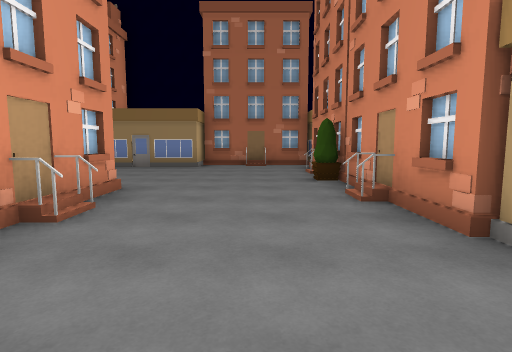
[1] (above)

23 first-person views from a walk through a Unity game level. The camera is 1.4 m above the floor, tilts 6° down and sees 80° across. The floor is counted in squares, 2 m on a side. Each view is taken from the middle of a square. On the plan, view 1 faces up. The plan holds only what a view shows up to about 10 squares ahead; the rest is blank. The player character is not drawn.

[2]
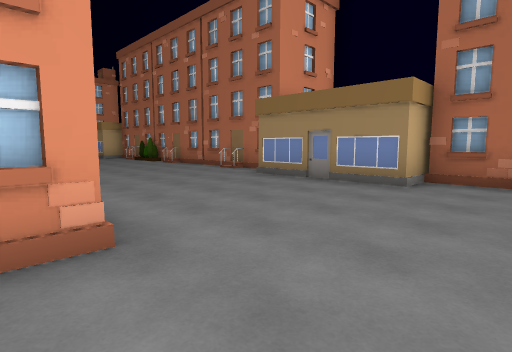

[3]
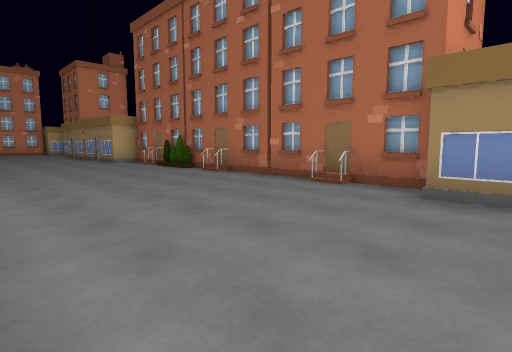

[4]
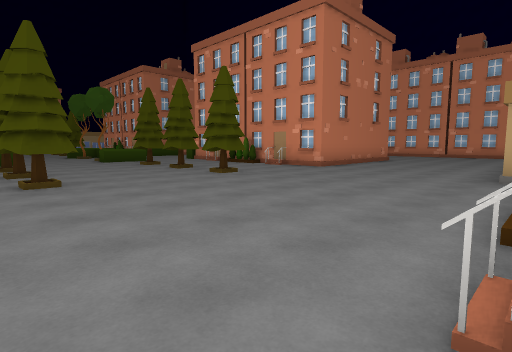

[5]
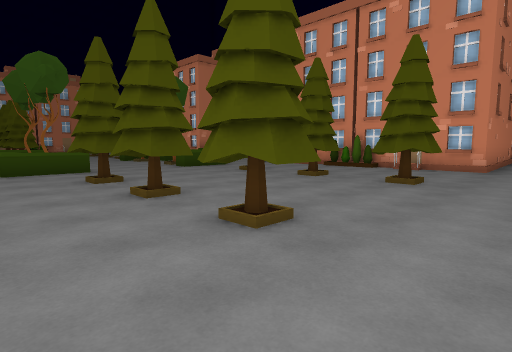

[6]
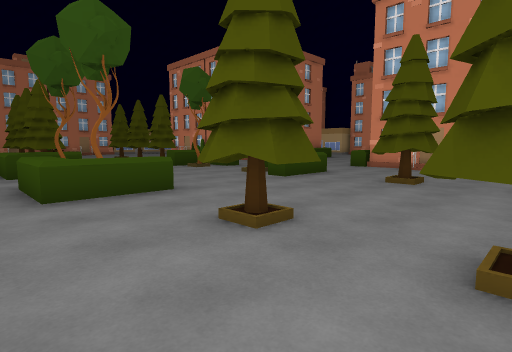

[7]
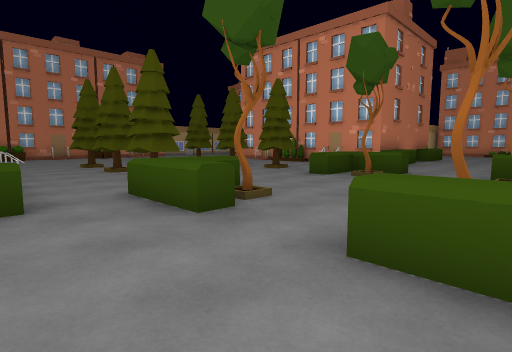

[8]
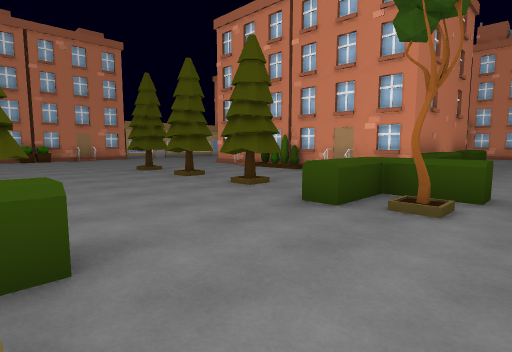

[9]
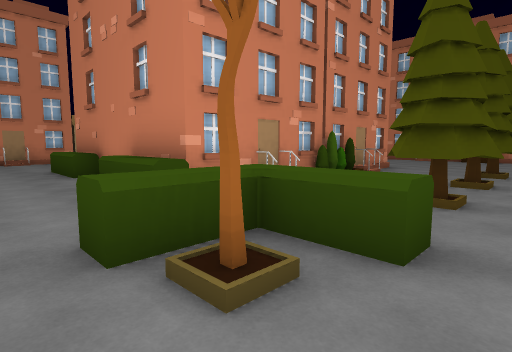

[10]
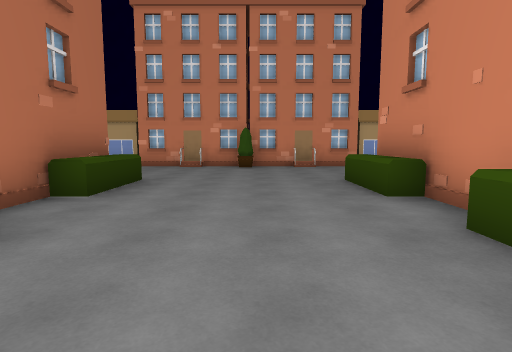

[11]
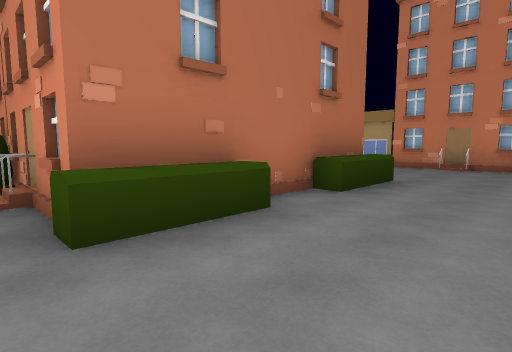

[12]
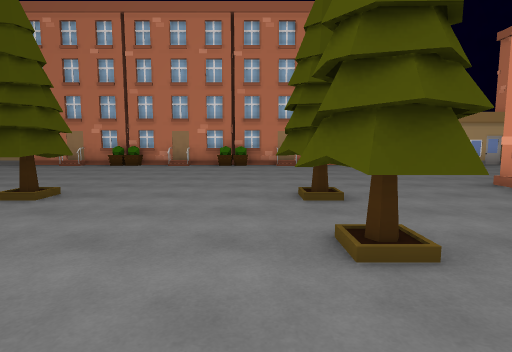

[13]
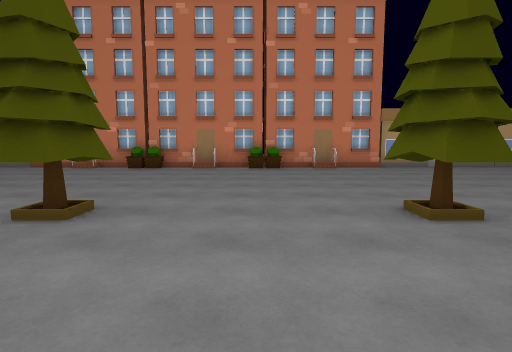

[14]
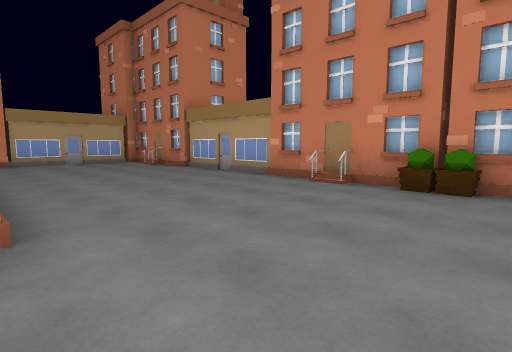

[15]
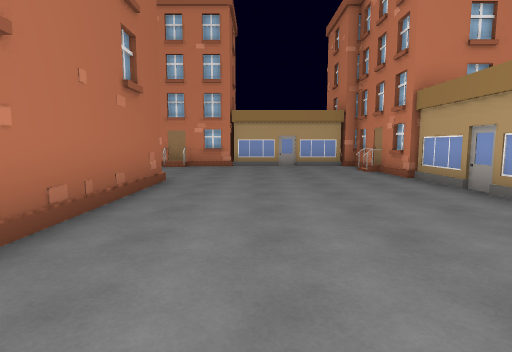

[16]
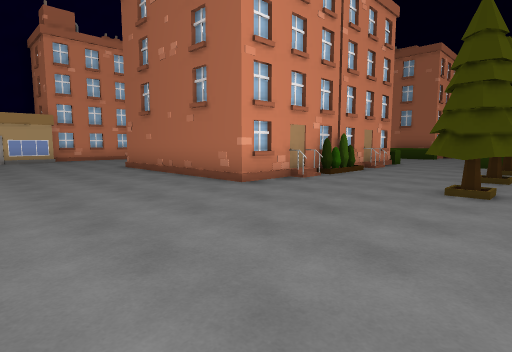

[17]
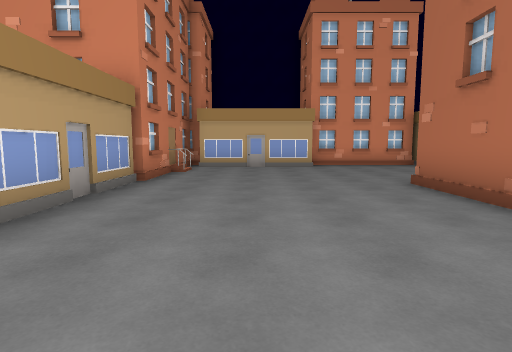

[18]
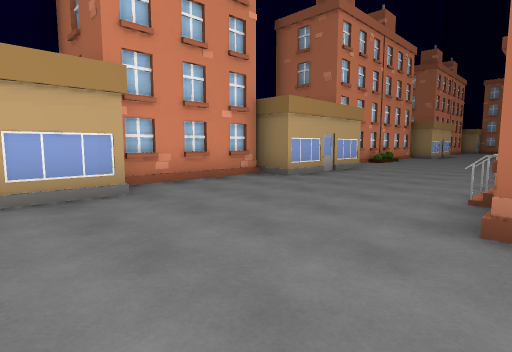

[19]
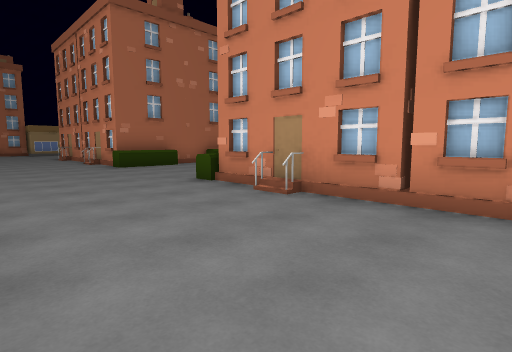

[20]
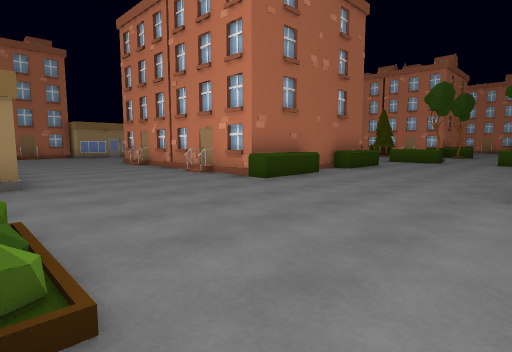

[21]
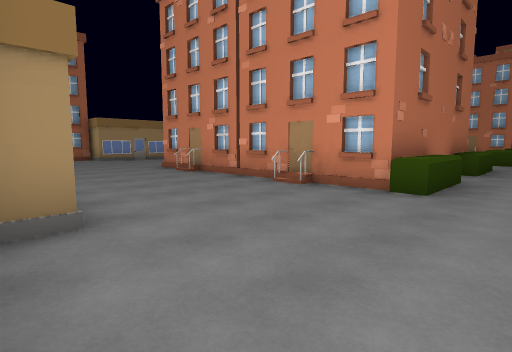

[22]
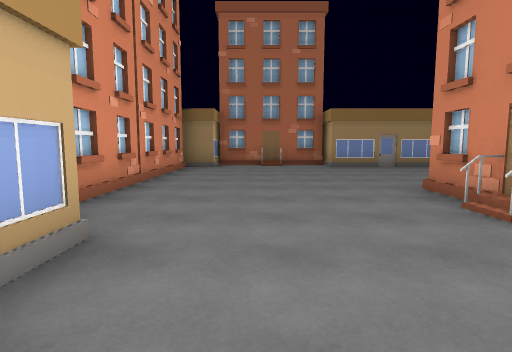

[23]
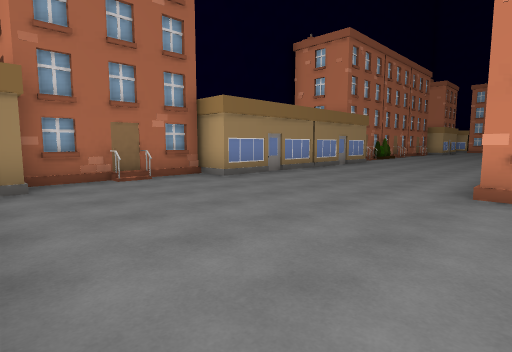

### Floor plan
Key: @ floor where view 1 was taken; # wall or solid block; . main floor; : floor 0.25 m higher than the main floor; H house; P plant; T tree; E hedge.
Columns run from 27 left of view 1 to 3 right of it. Each row starts with its distance up from view 1.
 11                          #
 10  HH#.       H:PPH#.H:H#  #H:H
  9 H....H.H.H.............H.....#
  8 H............................#
  7 .............................#
  6 ............................P#
  5 .............................#
  4 .....# H  H..T...T..  H  H...#
  3 .....H    :.........H    :...#
  2  ....#    P..T...T..#    H...H
  1  ....H    P.........P     ...
  0  H...#     ..T...T..#      @ #
 -1 #....#    #.........#        H
 -2 .....HE##EH.........HE##EH...#
 -3 ............EEE..EE..........#
 -4 ............E.T..TE..........#
 -5 P...........................P#
 -6 H...........EET..TE..........#
 -7 .....EE.EEE..EE..EE.EE.EEE...#
 -8  ....# H  H.........# H  H   #
 -9  H...H    :..T...T..H        #
-10  ....#    P.........#        H
-11  H...H    ...T...T.HP
-12 H....#    P.........#
-13 H....#   ##..T...T..#       .#
-14 .....#####H.........#####H...#
-15 .............................##
-16  H...........................#
-17  ............................H
-18  H...........................#
-19 #.H#........H:PP#.PP:H....H:H#
-20                   #

Where each view was taken, in squares from view 1:
view 1: 0 up, 0 right, facing up
view 2: 4 up, 0 right, facing up-left
view 3: 5 up, 4 left, facing up-left
view 4: 10 up, 9 left, facing down-left
view 5: 6 up, 8 left, facing down-left
view 6: 2 up, 8 left, facing down-left
view 7: 3 down, 7 left, facing down-left
view 8: 5 down, 10 left, facing down-left
view 9: 5 down, 11 left, facing down-right
view 10: 5 down, 8 left, facing right
view 11: 5 down, 8 left, facing up-right
view 12: 9 down, 13 left, facing down
view 13: 10 down, 12 left, facing down
view 14: 14 down, 10 left, facing down-right
view 15: 16 down, 8 left, facing right
view 16: 18 down, 13 left, facing up-left
view 17: 17 down, 17 left, facing left
view 18: 17 down, 22 left, facing up-left
view 19: 12 down, 26 left, facing up-right
view 20: 7 down, 27 left, facing up-right
view 21: 4 down, 27 left, facing up-right
view 22: 0 up, 25 left, facing up
view 23: 4 up, 27 left, facing up-right
